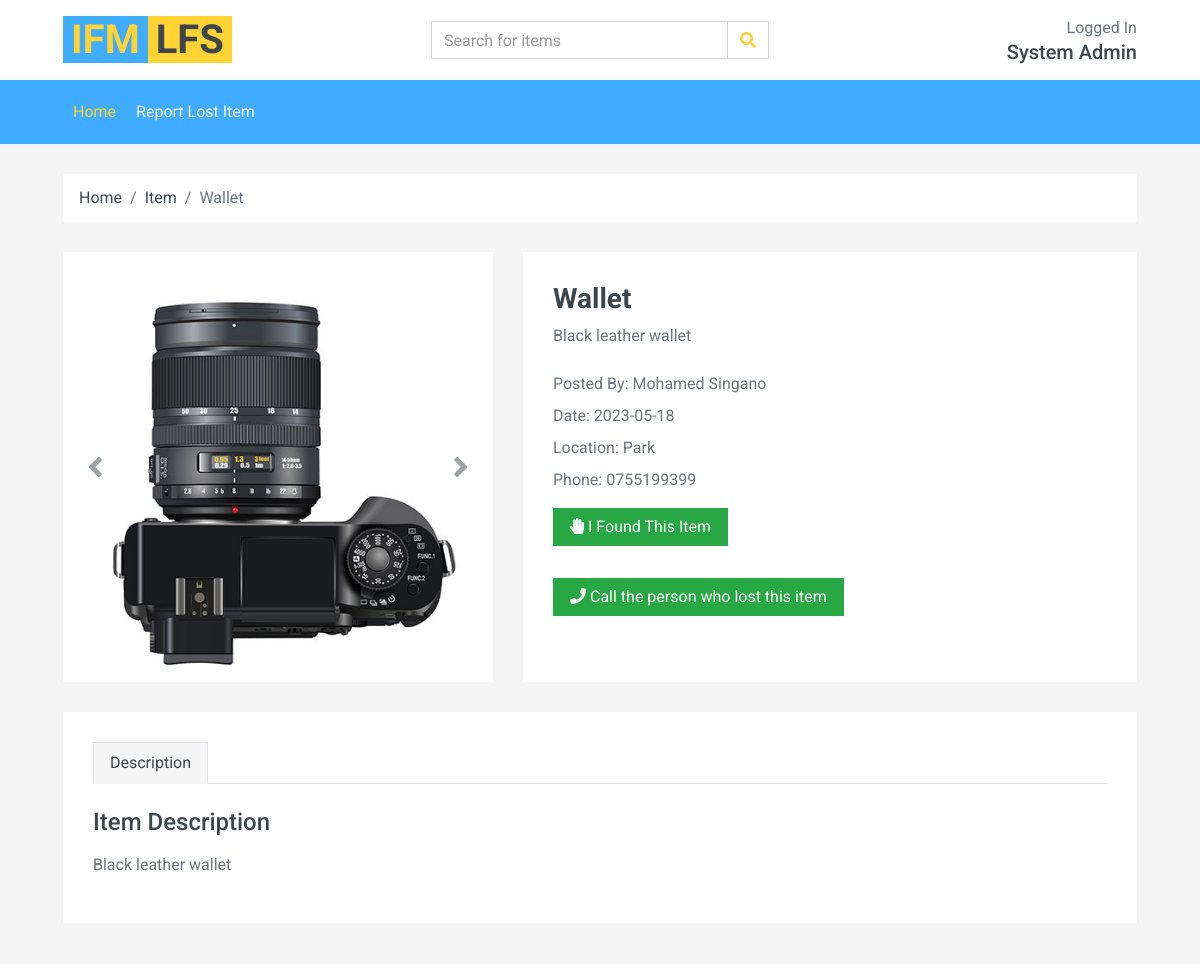
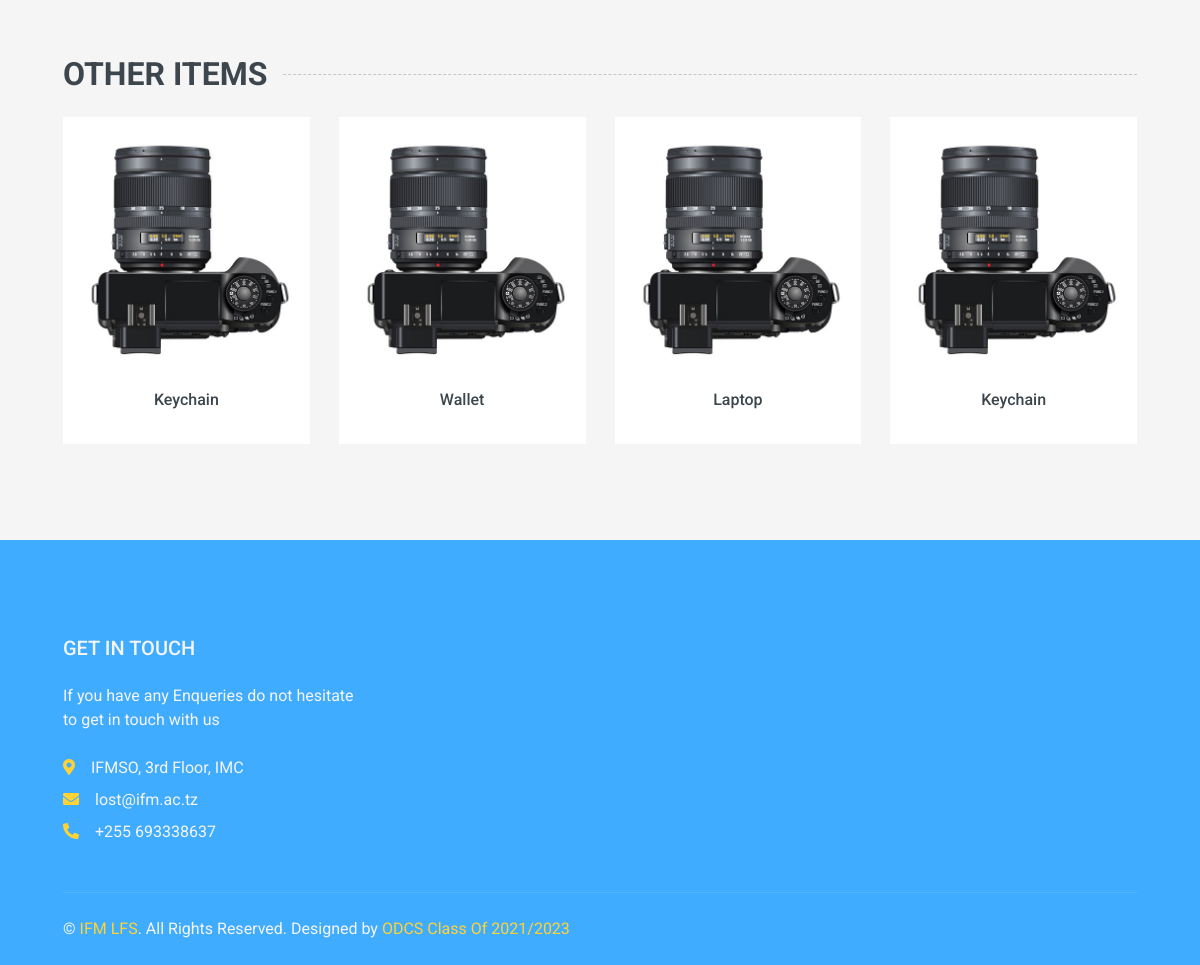
Screenshot of /detail.php?id=2 with the database file from the repository (2 pictures, top to bottom).
### tables this page shows
CREATE TABLE `items` (
  `item_id` int(11) NOT NULL AUTO_INCREMENT,
  `item_name` varchar(255) DEFAULT NULL,
  `category` varchar(255) DEFAULT NULL,
  `description` varchar(255) DEFAULT NULL,
  `postedby` int(11) DEFAULT NULL,
  `location_found` varchar(255) DEFAULT NULL,
  `location_lost` varchar(255) DEFAULT NULL,
  `date_found` varchar(255) DEFAULT NULL,
  `date_lost` varchar(255) DEFAULT NULL,
  `owner_name` varchar(255) DEFAULT NULL,
  `owner_contact` varchar(255) DEFAULT NULL,
  `claimed` tinyint(1) DEFAULT NULL,
  `type` varchar(255) DEFAULT NULL,
  `claimed_by` varchar(255) DEFAULT NULL,
  `claimed_date` date DEFAULT NULL,
  `image` varchar(50) DEFAULT NULL,
  PRIMARY KEY (`item_id`),
  KEY `postedby` (`postedby`),
  CONSTRAINT `items_ibfk_1` FOREIGN KEY (`postedby`) REFERENCES `users` (`id`)
);

CREATE TABLE `users` (
  `id` int(11) NOT NULL AUTO_INCREMENT,
  `username` varchar(50) DEFAULT NULL,
  `email` varchar(50) DEFAULT NULL,
  `password` varchar(50) DEFAULT NULL,
  `first_name` varchar(50) DEFAULT NULL,
  `middle_name` varchar(50) DEFAULT NULL,
  `lastname` varchar(50) DEFAULT NULL,
  `student_id` varchar(50) DEFAULT NULL,
  `phone` varchar(50) DEFAULT NULL,
  `role` int(11) DEFAULT NULL,
  `resetcode` int(11) DEFAULT NULL,
  `resettoken` varchar(50) DEFAULT NULL,
  `expireat` int(50) DEFAULT NULL,
  `verifytoken` varchar(255) DEFAULT NULL,
  `verified` int(11) DEFAULT 0,
  PRIMARY KEY (`id`)
);

### detail.php (the view, shortened to what this page needs)
<!DOCTYPE html>
<html lang="en">
<head>
    <link href="https://cdnjs.cloudflare.com/ajax/libs/font-awesome/5.10.0/css/all.min.css" rel="stylesheet">
    <link href="lib/animate/animate.min.css" rel="stylesheet">
    <link href="lib/owlcarousel/assets/owl.carousel.min.css" rel="stylesheet">
    <link href="css/style.css" rel="stylesheet">
</head>
<body>
    <div class="container-fluid">
        <div class="row align-items-center bg-light py-3 px-xl-5 d-none d-lg-flex">
            <div class="col-lg-4">
                <a href="index.php" class="text-decoration-none">
                    <span class="h1 text-uppercase text-primary bg-dark px-2">IFM</span>
                    <span class="h1 text-uppercase text-dark bg-primary px-2 ml-n1"> LFS</span>
                </a>
            </div>
            <div class="col-lg-4 col-6 text-left">
                <form action="search.php">
                    <div class="input-group">
                        <input type="text" class="form-control" placeholder="Search for items">
                        <div class="input-group-append">
                            <span class="input-group-text bg-transparent text-primary">
                                <i class="fa fa-search"></i>
                            </span>
                        </div>
                    </div>
                </form>
            </div>
            <div class="col-lg-4 col-6 text-right">
                <p class="m-0">Logged In</p>
                <h5 class="m-0">System Admin</h5>
            </div>
        </div>
    </div>
    <div class="container-fluid bg-dark mb-30">
        <div class="row px-xl-5">
            <div class="col-lg-9">
                <nav class="navbar navbar-expand-lg bg-dark navbar-dark py-3 py-lg-0 px-0">
                    <div class="collapse navbar-collapse justify-content-between" id="navbarCollapse">
                        <div class="navbar-nav mr-auto py-0">
                            <a href="index.php" class="nav-item nav-link active">Home</a>
                            <a href="post.php" class="nav-item nav-link">Report Lost Item</a>
                        </div>
                    </div>
                </nav>
            </div>
        </div>
    </div>
    <div class="container-fluid">
        <div class="row px-xl-5">
            <div class="col-12">
                <nav class="breadcrumb bg-light mb-30">
                    <a class="breadcrumb-item text-dark" href="index.php">Home</a>
                    <a class="breadcrumb-item text-dark" href="#">Item</a>
                    <?php
                        $id = $_GET['id'];
                        include 'helpers/dbcon.inc.php';
                        $query = "SELECT item_name FROM items WHERE item_id = $id";
                        $res = $conn->query($query);
                        while($row = mysqli_fetch_assoc($res)){
                            $item_name = $row['item_name'];
                        }
                       echo '<span class="breadcrumb-item active">'.$item_name.'</span>';
                        ?>
                </nav>
            </div>
        </div>
    </div>
    <div class="container-fluid pb-5">
        <div class="row px-xl-5">
            <div class="col-lg-5 mb-30">
                <div id="product-carousel" class="carousel slide" data-ride="carousel">
                    <div class="carousel-inner bg-light">
                    <?php
                    $id = $_GET['id'];
                    include 'helpers/dbcon.inc.php';
                    $query = "SELECT image FROM items WHERE item_id = $id";
                    $res = $conn->query($query);
                    while($row = mysqli_fetch_assoc($res)){
                        $image = $row['image'];
                    }
                    echo '<div class="carousel-item active">
                    <img class="w-100 h-100" src="'.$image.'" alt="Image">
                    </div>';
                    ?>
                    </div>
                    <a class="carousel-control-prev" href="#product-carousel" data-slide="prev">
                        <i class="fa fa-2x fa-angle-left text-dark"></i>
                    </a>
                    <a class="carousel-control-next" href="#product-carousel" data-slide="next">
                        <i class="fa fa-2x fa-angle-right text-dark"></i>
                    </a>
                </div>
            </div>
            <div class="col-lg-7 h-auto mb-30">
                <div class="h-100 bg-light p-30">
                <?php
                    $id = $_GET['id'];
                    $itme_name = "";
                    include 'helpers/dbcon.inc.php';
                    $query = "SELECT item_name FROM items WHERE item_id = $id";
                    $res = $conn->query($query);
                    while($row = mysqli_fetch_assoc($res)){
                        $itme_name = $row['item_name'];
                    }
                    echo '<h3>'.$itme_name.'</h3>';
                    ?>
                    <?php
                    $id = $_GET['id'];
                    $descr = "";
                    include 'helpers/dbcon.inc.php';
                    $query = "SELECT description FROM items WHERE item_id = $id";
                    $res = $conn->query($query);
                    while($row = mysqli_fetch_assoc($res)){
                        $descr = $row['description'];
                    }
                    echo '<p class="mb-4">'.$descr.'</p>';
                    $sql = "SELECT items.*, users.*
                    FROM items
                    INNER JOIN users ON items.postedby = users.id
                    WHERE items.item_id = $id";
                    $result = $conn->query($sql);
                        $row = $result->fetch_assoc();
                        $postedby = $row['first_name'] .' '. $row['lastname'];
                        $date = $row['date_found'];
                        $place =  $row['location_found'];
                        $phone = $row['phone'];
                        $type = $row['type'];
                    echo '<p class="mb-2">Posted By: '.$postedby.'</p>';
                    echo '<p class="mb-2">Date: '.$date.'</p>';
                    echo '<p class="mb-2">Location: '.$place.'</p>';
                    echo '<p class="mb-2">Phone: '.$phone.'</p>';
                    echo '<div class="d-flex align-items-center mb-4 pt-2">';
                    if($type == 'Found'){
                        echo '<button class="btn btn-primary px-3"><i class="fa fa-hand-paper mr-1"></i>Claim This Item</button>';
                    }else if($type == 'Lost'){
                        echo '<button class="btn btn-success px-3"><i class="fa fa-hand-paper mr-1"></i>I Found This Item</button>';
                    }
                    echo '</div>';
                    echo '<div class="d-flex align-items-center mb-4 pt-2">';
                    if($type == 'Found'){
                        echo '<a href="tel:+1234567890" class="btn btn-success px-3"><i class="fa fa-phone mr-1"></i>Call the Person who found this item</a>';
                    }else if($type == 'Lost'){
                        echo '<a href="tel:+1234567890" class="btn btn-success px-3"><i class="fa fa-phone mr-1"></i>Call the person who lost this item</a>';
                    }
                    echo '</div>';
                    ?>
                </div>
            </div>
        </div>
        <div class="row px-xl-5">
            <div class="col">
                <div class="bg-light p-30">
                    <div class="nav nav-tabs mb-4">
                        <a class="nav-item nav-link text-dark active" data-toggle="tab" href="#tab-pane-1">Description</a>
                    </div>
                    <div class="tab-content">
                        <div class="tab-pane fade show active" id="tab-pane-1">
                            <h4 class="mb-3">Item Description</h4>
                            <?php
                                $id = $_GET['id'];
                                $descr = "";
                                include 'helpers/dbcon.inc.php';
                                $query = "SELECT description FROM items WHERE item_id = $id";
                                $res = $conn->query($query);
                                while($row = mysqli_fetch_assoc($res)){
                                    $descr = $row['description'];
                                }
                                echo "<p>$descr</p>";
                                ?>
                        </div>
                    </div>
                </div>
            </div>
        </div>
    </div>
    <div class="container-fluid py-5">
        <h2 class="section-title position-relative text-uppercase mx-xl-5 mb-4"><span class="bg-secondary pr-3">Other Items</span></h2>
        <div class="row px-xl-5">
            <div class="col">
                <div class="owl-carousel related-carousel">
                <?php
                include 'helpers/dbcon.inc.php';
                $query = "SELECT * FROM items ORDER BY item_id DESC LIMIT 4";
                $res = $conn->query($query);
                while($row = mysqli_fetch_assoc($res)){
                    echo '<div class="product-item bg-light">
                        <div class="product-img position-relative overflow-hidden">
                            <img class="img-fluid w-100" src="'.$row['image'].'" alt="">
                            <div class="product-action">
                                <a class="btn btn-outline-dark btn-square" href="detail.php?id='.$row['item_id'].'"><i class="fa fa-search"></i></a>
                            </div>
                        </div>
                        <div class="text-center py-4">
                            <a class="h6 text-decoration-none text-truncate" href="">'.$row['item_name'].'</a>
                            <div class="d-flex align-items-center justify-content-center mt-2">
                            </div>
                        </div>
                    </div>';
                    }
                    ?>
                </div>
            </div>
        </div>
    </div>
    <div class="container-fluid bg-dark text-secondary mt-5 pt-5">
        <div class="row px-xl-5 pt-5">
            <div class="col-lg-4 col-md-12 mb-5 pr-3 pr-xl-5">
                <h5 class="text-secondary text-uppercase mb-4">Get In Touch</h5>
                <p class="mb-4">If you have any Enqueries do not hesitate to get in touch with us</p>
                <p class="mb-2"><i class="fa fa-map-marker-alt text-primary mr-3"></i>IFMSO, 3rd Floor, IMC</p>
                <p class="mb-2"><i class="fa fa-envelope text-primary mr-3"></i>lost@ifm.ac.tz</p>
                <p class="mb-0"><i class="fa fa-phone-alt text-primary mr-3"></i>+255 693338637</p>
            </div>
        </div>
        <div class="row border-top mx-xl-5 py-4" style="border-color: rgba(256, 256, 256, .1) !important;">
            <div class="col-md-6 px-xl-0">
                <p class="mb-md-0 text-center text-md-left text-secondary">
                    &copy; <a class="text-primary" href="ifm.ac.tz">IFM LFS</a>. All Rights Reserved. Designed
                    by
                    <a class="text-primary" href="https://ifm.ac.tz">ODCS Class Of 2021/2023</a>
                </p>
            </div>
        </div>
    </div>
</body>
</html>

### rows the page displays
items: item_name "Wallet", image (picture), description "Black leather wallet", postedby.lastname "Mohamed Singano", date_found "2023-05-18", location_found "Park", postedby.phone "0755199399"
items: image (picture), item_name "Keychain"
items: image (picture), item_name "Laptop"
